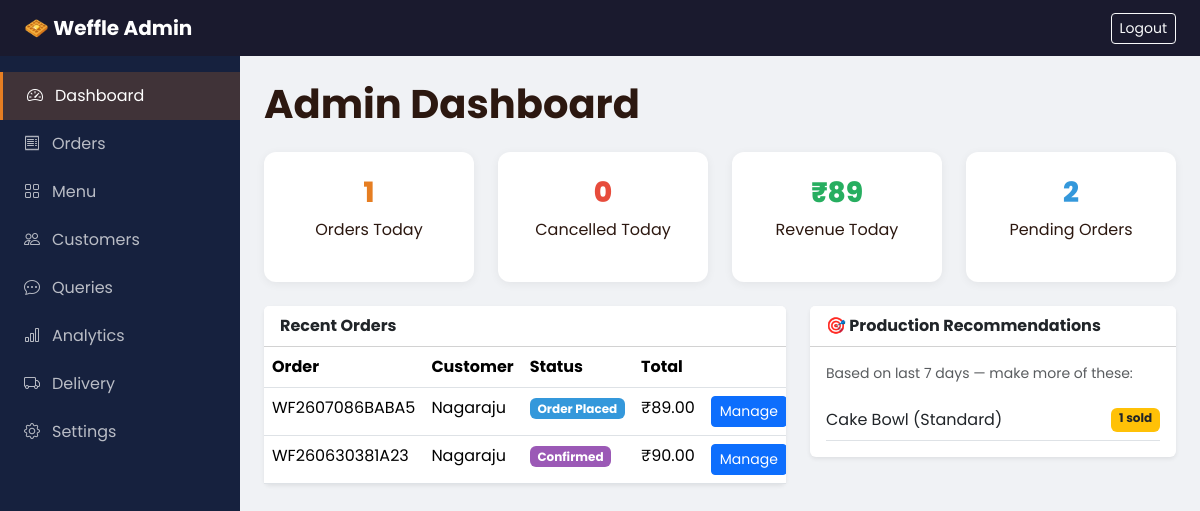
Screenshot of /admin-panel/ (signed in) with the database file from the repository.
### shop/models.py (models this page shows, shortened)
class Order(models.Model):
    STATUS_PLACED = 'placed'
    STATUS_CONFIRMED = 'confirmed'
    STATUS_PREPARING = 'preparing'
    STATUS_READY = 'ready'
    STATUS_OUT_FOR_DELIVERY = 'out_for_delivery'
    STATUS_DELIVERED = 'delivered'
    STATUS_CANCELLED = 'cancelled'
    STATUS_CHOICES = [
        (STATUS_PLACED, 'Order Placed'),
        (STATUS_CONFIRMED, 'Confirmed'),
        (STATUS_PREPARING, 'Preparing'),
        (STATUS_READY, 'Ready'),
        (STATUS_OUT_FOR_DELIVERY, 'Out for Delivery'),
        (STATUS_DELIVERED, 'Delivered'),
        (STATUS_CANCELLED, 'Cancelled'),
    ]
    ACTIVE_STATUSES = [
        STATUS_PLACED,
        STATUS_CONFIRMED,
        STATUS_PREPARING,
        STATUS_READY,
        STATUS_OUT_FOR_DELIVERY,
    ]
    order_number = models.CharField(max_length=20, unique=True, editable=False)
    customer = models.ForeignKey(User, on_delete=models.CASCADE, related_name='orders')
    status = models.CharField(max_length=20, choices=STATUS_CHOICES, default=STATUS_PLACED)
    total_amount = models.DecimalField(max_digits=10, decimal_places=2, default=0)
    delivery_address = models.TextField()
    delivery_phone = models.CharField(max_length=15)
    delivery_lat = models.DecimalField(max_digits=10, decimal_places=7, null=True, blank=True)
    delivery_lng = models.DecimalField(max_digits=10, decimal_places=7, null=True, blank=True)
    delivery_agent = models.ForeignKey(
        User,
        on_delete=models.SET_NULL,
        null=True,
        blank=True,
        related_name='assigned_deliveries',
        limit_choices_to={'role': User.ROLE_DELIVERY},
    )
    notes = models.TextField(blank=True)
    created_at = models.DateTimeField(auto_now_add=True)
    updated_at = models.DateTimeField(auto_now=True)
    cancelled_at = models.DateTimeField(null=True, blank=True)
    delivered_at = models.DateTimeField(null=True, blank=True)
    class Meta:
        ordering = ['-created_at']

class User(AbstractUser):
    ROLE_CUSTOMER = 'customer'
    ROLE_ADMIN = 'admin'
    ROLE_DELIVERY = 'delivery'
    ROLE_CHOICES = [
        (ROLE_CUSTOMER, 'Customer'),
        (ROLE_ADMIN, 'Admin'),
        (ROLE_DELIVERY, 'Delivery Agent'),
    ]
    role = models.CharField(max_length=20, choices=ROLE_CHOICES, default=ROLE_CUSTOMER)
    phone = models.CharField(max_length=15, blank=True)
    address = models.TextField(blank=True)
    created_at = models.DateTimeField(auto_now_add=True)
    @property
    def is_shop_admin(self):
        return self.role == self.ROLE_ADMIN or self.is_superuser

class OrderItem(models.Model):
    order = models.ForeignKey(Order, on_delete=models.CASCADE, related_name='items')
    menu_item = models.ForeignKey(MenuItem, on_delete=models.SET_NULL, null=True)
    variant = models.ForeignKey(MenuVariant, on_delete=models.SET_NULL, null=True)
    item_name = models.CharField(max_length=200)
    variant_name = models.CharField(max_length=100)
    quantity = models.PositiveIntegerField(default=1)
    unit_price = models.DecimalField(max_digits=8, decimal_places=2)
    subtotal = models.DecimalField(max_digits=10, decimal_places=2)

### shop/views.py (the view)
# urls.py: path('admin-panel/', views.admin_dashboard, name='admin_dashboard'),
@admin_required
def admin_dashboard(request):
    today = get_daily_analytics()
    recommendations = get_production_recommendations()
    pending_orders = Order.objects.filter(status__in=Order.ACTIVE_STATUSES).count()
    open_queries = CustomerQuery.objects.filter(status=CustomerQuery.STATUS_OPEN).count()
    recent_orders = Order.objects.all()[:10]
    return render(
        request,
        'shop/admin/dashboard.html',
        {
            'analytics': today,
            'recommendations': recommendations,
            'pending_orders': pending_orders,
            'open_queries': open_queries,
            'recent_orders': recent_orders,
        },
    )

### shop/context_processors.py (called while the page is built)
def site_settings(request):
    return {
        'SITE_NAME': settings.SITE_NAME,
        'CURRENCY': settings.CURRENCY_SYMBOL,
        'cart_count': cart_count(request) if request.user.is_authenticated else 0,
    }

### shop/utils.py (called while the page is built)
def get_cart(request):
    return request.session.get('cart', {})

def cart_count(request):
    cart = get_cart(request)
    return sum(item.get('quantity', 0) for item in cart.values())

def get_production_recommendations(days=7):
    since = timezone.now() - timezone.timedelta(days=days)
    items = (
        OrderItem.objects.filter(order__created_at__gte=since)
        .exclude(order__status=Order.STATUS_CANCELLED)
        .values('item_name', 'variant_name')
        .annotate(total_qty=Sum('quantity'))
        .order_by('-total_qty')[:8]
    )
    return list(items)

### templates/shop/admin/dashboard.html
{% extends 'shop/admin/base_admin.html' %}
{% block admin_content %}
<div class="p-4">
    <h1 class="fw-bold mb-4">Admin Dashboard</h1>
    <div class="row g-4 mb-4">
        <div class="col-md-3"><div class="admin-stat"><h3>{{ analytics.orders_placed }}</h3><p>Orders Today</p></div></div>
        <div class="col-md-3"><div class="admin-stat stat-red"><h3>{{ analytics.orders_cancelled }}</h3><p>Cancelled Today</p></div></div>
        <div class="col-md-3"><div class="admin-stat stat-green"><h3>{{ CURRENCY }}{{ analytics.revenue }}</h3><p>Revenue Today</p></div></div>
        <div class="col-md-3"><div class="admin-stat stat-blue"><h3>{{ pending_orders }}</h3><p>Pending Orders</p></div></div>
    </div>
    <div class="row g-4">
        <div class="col-lg-7">
            <div class="card shadow-sm border-0 mb-4">
                <div class="card-header bg-white fw-bold">Recent Orders</div>
                <div class="table-responsive">
                    <table class="table mb-0">
                        <thead><tr><th>Order</th><th>Customer</th><th>Status</th><th>Total</th><th></th></tr></thead>
                        <tbody>
                            {% for order in recent_orders %}
                            <tr>
                                <td>{{ order.order_number }}</td>
                                <td>{{ order.customer.username }}</td>
                                <td><span class="badge status-{{ order.status }}">{{ order.get_status_display }}</span></td>
                                <td>{{ CURRENCY }}{{ order.total_amount }}</td>
                                <td><a href="{% url 'shop:admin_order_detail' order.pk %}" class="btn btn-sm btn-primary">Manage</a></td>
                            </tr>
                            {% empty %}
                            <tr><td colspan="5" class="text-muted text-center">No orders yet</td></tr>
                            {% endfor %}
                        </tbody>
                    </table>
                </div>
            </div>
        </div>
        <div class="col-lg-5">
            <div class="card shadow-sm border-0">
                <div class="card-header bg-white fw-bold">🎯 Production Recommendations</div>
                <div class="card-body">
                    <p class="text-muted small">Based on last 7 days — make more of these:</p>
                    {% for item in recommendations %}
                    <div class="d-flex justify-content-between py-2 border-bottom">
                        <span>{{ item.item_name }} ({{ item.variant_name }})</span>
                        <span class="badge bg-warning text-dark">{{ item.total_qty }} sold</span>
                    </div>
                    {% empty %}
                    <p class="text-muted">No data yet</p>
                    {% endfor %}
                </div>
            </div>
        </div>
    </div>
</div>
{% endblock %}

### static/shop/css/style.css (style rules this page uses)
:root { --weffle-primary: #e67e22; --weffle-dark: #d35400; --weffle-light: #fdebd0; --weffle-bg: #fffaf5; --weffle-text: #2c1810; --nav-height: 70px; }
* { box-sizing: border-box; }
body { font-family: 'Poppins', sans-serif; background: var(--weffle-bg); color: var(--weffle-text); min-height: 100vh; display: flex; flex-direction: column; }
.status-placed { background: #3498db !important; }
.status-confirmed { background: #9b59b6 !important; }
.admin-page { background: #f0f2f5; }
.admin-stat { background: #fff; border-radius: 12px; padding: 1.5rem; text-align: center; box-shadow: 0 2px 10px rgba(0,0,0,0.06); }
.admin-stat h3 { font-weight: 800; color: var(--weffle-primary); }
.admin-stat.stat-green h3 { color: #27ae60; }
.admin-stat.stat-red h3 { color: #e74c3c; }
.admin-stat.stat-blue h3 { color: #3498db; }

### rows the page displays
Order: order_number "WF2607086BABA5", customer.username "Nagaraju", status "Order Placed", CURRENCY "₹", total_amount "89.00"
Order: order_number "WF260630381A23", customer.username "Nagaraju", status "Confirmed", CURRENCY "₹", total_amount "90.00"
OrderItem: item_name "Cake Bowl", variant_name "Standard", total_qty "1"

### other values shown
{{ SITE_NAME }} "Weffle"
{{ analytics.orders_placed }} "1"
{{ analytics.orders_cancelled }} "0"
{{ CURRENCY }} "₹"
{{ analytics.revenue }} "89"
{{ pending_orders }} "2"
